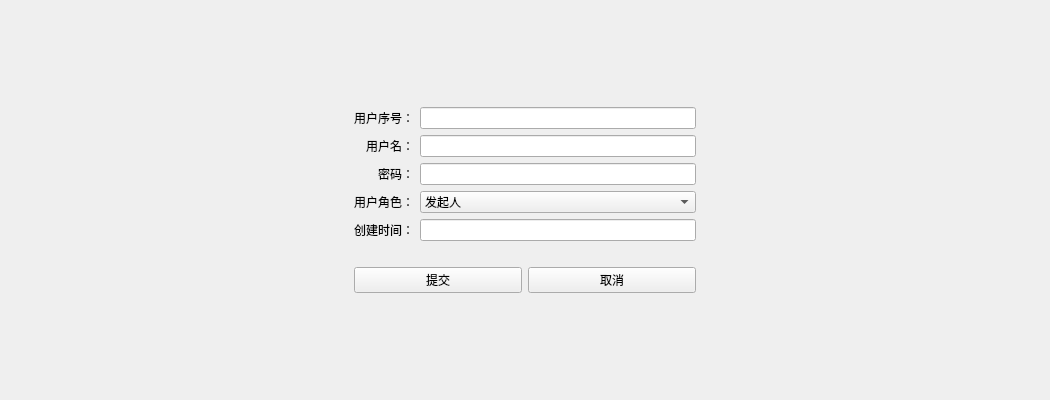
<?xml version="1.0" encoding="UTF-8"?>
<ui version="4.0">
 <class>UserEditView</class>
 <widget class="QWidget" name="UserEditView">
  <property name="geometry">
   <rect>
    <x>0</x>
    <y>0</y>
    <width>1050</width>
    <height>400</height>
   </rect>
  </property>
  <property name="windowTitle">
   <string>编辑用户信息</string>
  </property>
  <layout class="QGridLayout" name="gridLayout">
   <item row="0" column="1">
    <spacer name="verticalSpacer_2">
     <property name="orientation">
      <enum>Qt::Orientation::Vertical</enum>
     </property>
     <property name="sizeHint" stdset="0">
      <size>
       <width>20</width>
       <height>68</height>
      </size>
     </property>
    </spacer>
   </item>
   <item row="1" column="0">
    <spacer name="horizontalSpacer">
     <property name="orientation">
      <enum>Qt::Orientation::Horizontal</enum>
     </property>
     <property name="sizeHint" stdset="0">
      <size>
       <width>335</width>
       <height>20</height>
      </size>
     </property>
    </spacer>
   </item>
   <item row="1" column="1">
    <layout class="QVBoxLayout" name="verticalLayout_3">
     <item>
      <layout class="QHBoxLayout" name="horizontalLayout_2">
       <item>
        <layout class="QVBoxLayout" name="verticalLayout">
         <item>
          <widget class="QLabel" name="label">
           <property name="text">
            <string>用户序号：</string>
           </property>
           <property name="alignment">
            <set>Qt::AlignmentFlag::AlignRight|Qt::AlignmentFlag::AlignTrailing|Qt::AlignmentFlag::AlignVCenter</set>
           </property>
          </widget>
         </item>
         <item>
          <widget class="QLabel" name="label_2">
           <property name="text">
            <string>用户名：</string>
           </property>
           <property name="alignment">
            <set>Qt::AlignmentFlag::AlignRight|Qt::AlignmentFlag::AlignTrailing|Qt::AlignmentFlag::AlignVCenter</set>
           </property>
          </widget>
         </item>
         <item>
          <widget class="QLabel" name="label_5">
           <property name="text">
            <string>密码：</string>
           </property>
           <property name="alignment">
            <set>Qt::AlignmentFlag::AlignRight|Qt::AlignmentFlag::AlignTrailing|Qt::AlignmentFlag::AlignVCenter</set>
           </property>
          </widget>
         </item>
         <item>
          <widget class="QLabel" name="label_3">
           <property name="text">
            <string>用户角色：</string>
           </property>
          </widget>
         </item>
         <item>
          <widget class="QLabel" name="label_4">
           <property name="text">
            <string>创建时间：</string>
           </property>
           <property name="alignment">
            <set>Qt::AlignmentFlag::AlignRight|Qt::AlignmentFlag::AlignTrailing|Qt::AlignmentFlag::AlignVCenter</set>
           </property>
          </widget>
         </item>
        </layout>
       </item>
       <item>
        <layout class="QVBoxLayout" name="verticalLayout_2">
         <item>
          <widget class="QLineEdit" name="useridEdit"/>
         </item>
         <item>
          <widget class="QLineEdit" name="usernameEdit"/>
         </item>
         <item>
          <widget class="QLineEdit" name="passwordEdit"/>
         </item>
         <item>
          <widget class="QComboBox" name="userRole">
           <item>
            <property name="text">
             <string>发起人</string>
            </property>
           </item>
           <item>
            <property name="text">
             <string>学生</string>
            </property>
           </item>
          </widget>
         </item>
         <item>
          <widget class="QLineEdit" name="createtimeEdit"/>
         </item>
        </layout>
       </item>
      </layout>
     </item>
     <item>
      <spacer name="verticalSpacer">
       <property name="orientation">
        <enum>Qt::Orientation::Vertical</enum>
       </property>
       <property name="sizeType">
        <enum>QSizePolicy::Policy::Fixed</enum>
       </property>
       <property name="sizeHint" stdset="0">
        <size>
         <width>20</width>
         <height>20</height>
        </size>
       </property>
      </spacer>
     </item>
     <item>
      <layout class="QHBoxLayout" name="horizontalLayout">
       <item>
        <widget class="QPushButton" name="submitButton">
         <property name="text">
          <string>提交</string>
         </property>
        </widget>
       </item>
       <item>
        <widget class="QPushButton" name="cancelButton">
         <property name="text">
          <string>取消</string>
         </property>
        </widget>
       </item>
      </layout>
     </item>
    </layout>
   </item>
   <item row="1" column="2">
    <spacer name="horizontalSpacer_2">
     <property name="orientation">
      <enum>Qt::Orientation::Horizontal</enum>
     </property>
     <property name="sizeHint" stdset="0">
      <size>
       <width>335</width>
       <height>20</height>
      </size>
     </property>
    </spacer>
   </item>
   <item row="2" column="1">
    <spacer name="verticalSpacer_3">
     <property name="orientation">
      <enum>Qt::Orientation::Vertical</enum>
     </property>
     <property name="sizeHint" stdset="0">
      <size>
       <width>20</width>
       <height>67</height>
      </size>
     </property>
    </spacer>
   </item>
  </layout>
 </widget>
 <resources/>
 <connections/>
</ui>
